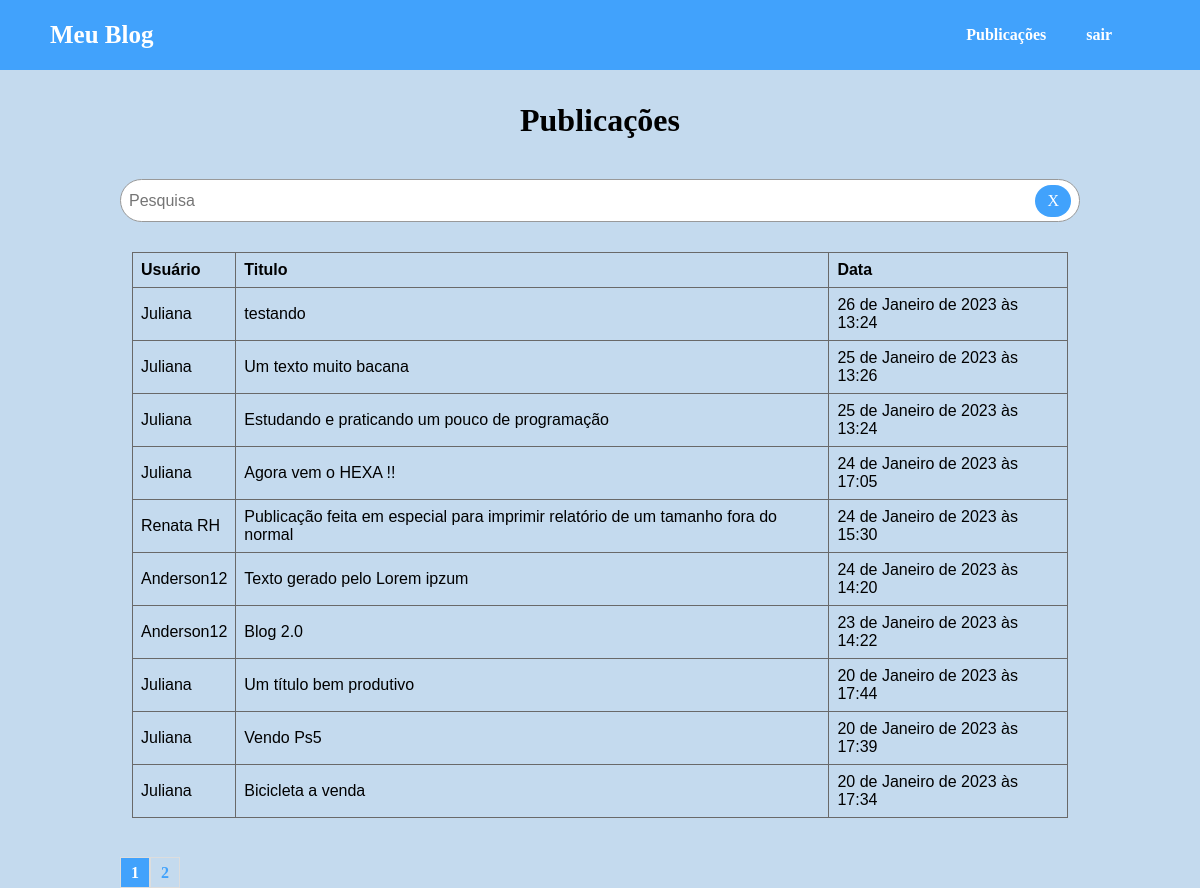
The app's page /post/ (signed in) with its own data.
### accounts/models.py (models this page shows, shortened)
class Post(models.Model):
    categoria = models.ForeignKey(Categoria, on_delete=models.CASCADE, related_name='categoria')
    autor = models.ForeignKey(Usuario, on_delete=models.CASCADE)
    titulo = models.CharField(max_length=255)
    publicacao = models.CharField(max_length=1000)
    date_create = models.DateTimeField(default=timezone.now)

class Usuario(models.Model):
    choices = [('AD', 'Administrador'), ('AU', 'Autor'),('CO', 'Comum')]
    nome_autor = models.CharField(max_length=100)
    sobrenome = models.CharField(max_length=100, blank=True)
    usuario = models.CharField(max_length=100)
    data_nascimento = models.DateField(blank=True, null=True)
    date_create = models.DateTimeField(default=timezone.now)
    senha = models.CharField(max_length=100)
    tipo = models.CharField(max_length=30, choices=choices, default='CO')
    def __str__(self):
        return self.nome_autor

### post/views.py (the view)
# urls.py: path('post/', include('post.urls')),
def post(request):
    usuario_id = request.session['usuario_id']
    usuario_name = request.session['usuario_name']
    usuario_tipo = request.session['usuario_tipo']
    post = Post.objects.order_by('-date_create')
    paginator = Paginator(post,10)
    page_number = request.GET.get('page')
    post = paginator.get_page(page_number)
    return render(request, 'post/post.html',{
        'posts': post,
        'usuario_id':usuario_id,
        'usuario_name':usuario_name,
        'usuario_tipo':usuario_tipo,
    })

### post/templates/post/post.html (shortened to what this page needs)
{% extends 'base.html' %}
{% block conteudo %}
<div class="main_posts">
    <h1>Publicações</h1>
    <div class="box_search">
        <form action="{% url 'search' %}" method="GET">
            <input type="text" name="termo" id="termo" value="{{ request.GET.termo }}" placeholder="Pesquisa">
            <a href="{% url 'post' %}" title="Resetar Pesquisa">X</a>
        </form>
    </div>
    <div class="post">
        <table>
            <thead>
                <th>Usuário</th>
                <th>Titulo</th>
                <th>Data</th>
            </thead>
            {% for post in posts %}
            <tbody>
                <tr>
                    <td onclick="redirect('{{ post.id }}')">{{ post.autor }}</td>
                    <td onclick="redirect('{{ post.id }}')">{{ post.titulo }}</td>
                    <td onclick="redirect('{{ post.id }}')">{{ post.date_create }}</td>
                </tr>
            </tbody>
            {% endfor %}
        </table>
    </div>
    <div class="footer_paginator">
        {% for pagina in posts.paginator.page_range %}
        {% if posts.number == pagina %}
        <div class="page_select">
            <a href="?page={{ pagina }}">{{ pagina }}</a>
        </div>
        {% else %}
        <div>
            <a href="?page={{ pagina }}">{{ pagina }}</a>
        </div>
        {% endif %}
        {% endfor %}
    </div>
</div>
{%endblock%}

### records on screen
Post: autor "Juliana", titulo "testando", date_create "26 de Janeiro de 2023 às 13:24"
Post: autor "Juliana", titulo "Um texto muito bacana", date_create "25 de Janeiro de 2023 às 13:26"
Post: autor "Juliana", titulo "Estudando e praticando um pouco de programação", date_create "25 de Janeiro de 2023 às 13:24"
Post: autor "Juliana", titulo "Agora vem o HEXA !!", date_create "24 de Janeiro de 2023 às 17:05"
Post: autor "Renata RH", titulo "Publicação feita em especial para imprimir relatório de um tamanho fora do normal", date_create "24 de Janeiro de 2023 às 15:30"
Post: autor "Anderson12", titulo "Texto gerado pelo Lorem ipzum", date_create "24 de Janeiro de 2023 às 14:20"
Post: autor "Anderson12", titulo "Blog 2.0", date_create "23 de Janeiro de 2023 às 14:22"
Post: autor "Juliana", titulo "Um título bem produtivo", date_create "20 de Janeiro de 2023 às 17:44"
Post: autor "Juliana", titulo "Vendo Ps5", date_create "20 de Janeiro de 2023 às 17:39"
Post: autor "Juliana", titulo "Bicicleta a venda", date_create "20 de Janeiro de 2023 às 17:34"

### other values on screen
{{ pagina }} "1"
{{ pagina }} "2"
